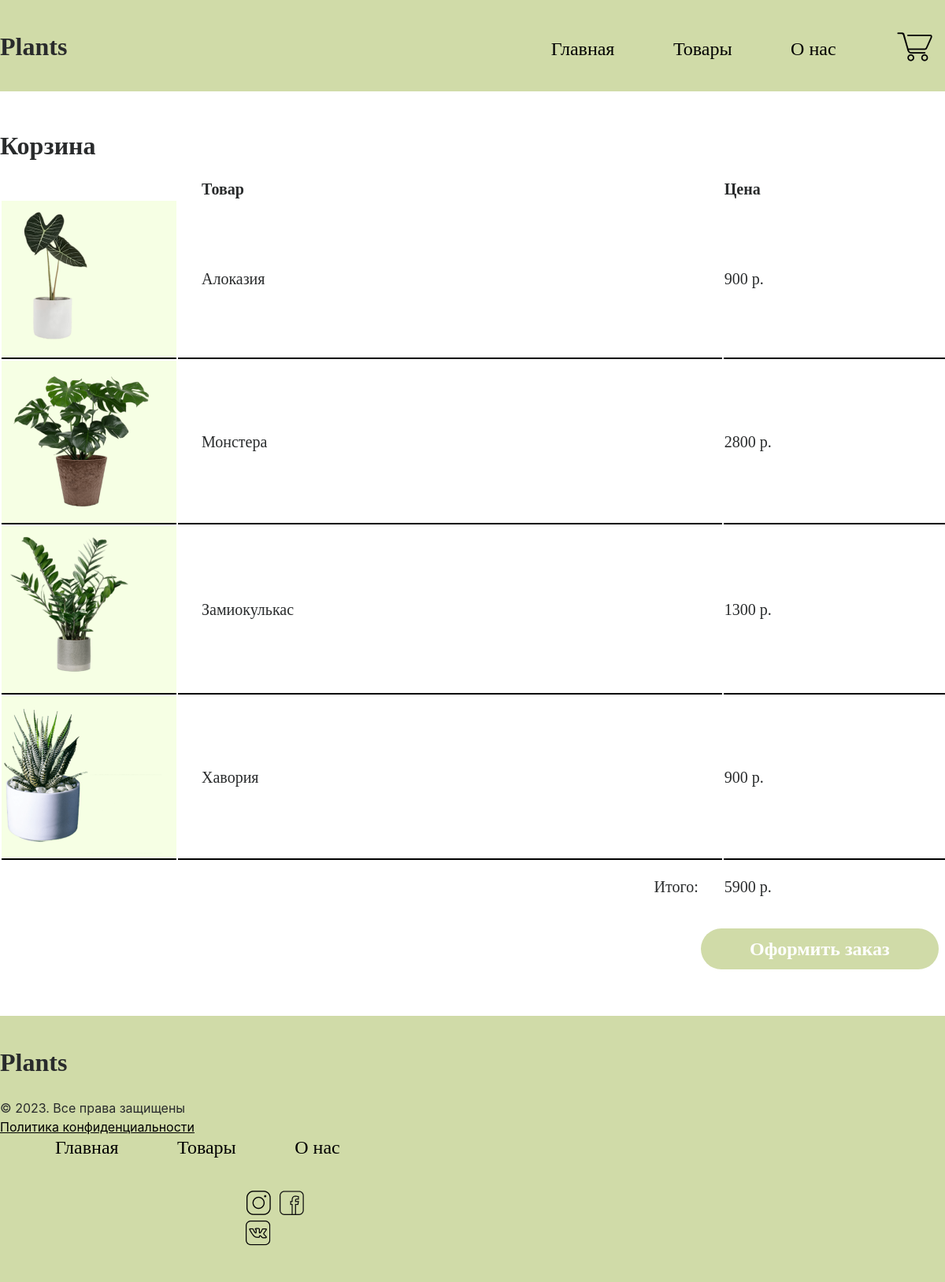
The page /order/ on the database its author committed.
### sednina_app/models.py (models this page shows, shortened)
class Order(models.Model):
    category = models.CharField(max_length=50)
    price = models.IntegerField()
    image = models.CharField(max_length=50)
    title = models.CharField(max_length=50)

### sednina_app/views.py (the view)
# urls.py: path('order/', views.order, name='order'),
def order(request):
    total_order = 0
    order = Order.objects.all()
    for product in order:
        total_order += product.price
    return render(request, 'order.html', {'order' : order, "total_order":total_order})

### sednina_app/templates/order.html (shortened to what this page needs)
<!DOCTYPE html>
<html lang="en">
<head>
    {% load static %}
    <link rel="stylesheet" href="{% static '/css/order.css' %}">
</head>
<body>
    <header>
        <div class="container">
            <div class="logo">
                <h2>Plants</h2>
            </div>
            <div class="navigation">
                <a class="navigation-item" href="{% url 'home' %}">Главная</a>
                <a class="navigation-item" href="{% url 'products' %}">Товары</a>
                <a class="navigation-item" href="{% url 'about' %}">О нас</a>
                <a class="navigation-item" href="{% url 'order' %}">
                    <img src="/static/img/image 1.png" alt="image 1">
                </a>
            </div>
        </div>
    </header>
    <section class="order">
        <div class="container">
            <h2 class="order-title">Корзина</h2>
            <table class="order-table">
                <tr>
                    <td></td>
                    <td class="product-title"><b>Товар</b></td>
                    <td class="product-price"><b>Цена</b></td>
                </tr>
                {% if order %}
                    {% for product in order %}
                        <tr>
                            <td class="product order-image"><img src="/static/img/products/{{product.image}}.png" alt="{{product.image}}"></td>
                            <td class="product product-title">{{product.title}}</td>
                            <td class="product product-price">{{product.price}} р.</td>
                        </tr>
                    {% endfor %}
                {% endif %}
                <tr>
                    <td></td>
                    <td class="total-text">Итого:</td>
                    <td class="total">{{total_order}} р.</td>
                </tr>
            </table>
            <div class="order-btn">
                <a href="#openModal">Оформить заказ</a>
            </div>
        </div>
    </section>
    <footer>
        <div class="container">
            <div class="logo">
                <h2>Plants</h2>
                <span>© 2023. Все права защищены<br>
                    <a href="#">Политика конфиденциальности</a>
                </span>
            </div>
            <div class="navigation">
                <a class="navigation-item" href="{% url 'home' %}">Главная</a>
                <a class="navigation-item" href="{% url 'products' %}">Товары</a>
                <a class="navigation-item" href="{% url 'about' %}">О нас</a>
                <div class="navigation-msgs">
                    <a href="#"><img class="navigation-msgs-item" src="/static/img/msg_1.png" alt="msg_1"></a>
                    <a href="#"><img class="navigation-msgs-item" src="/static/img/msg_2.png" alt="msg_2"></a>
                    <a href="#"><img class="navigation-msgs-item" src="/static/img/msg_3.png" alt="msg_3.png"></a>
                </div>
            </div>
        </div>
    </footer>
</body>
</html>

### static/css/order.css (style rules this page uses)
body { font-family: -apple-system,system-ui,BlinkMacSystemFont,"Segoe UI",Roboto,"Helvetica Neue",Arial,sans-serif; font-size: 16px; font-weight: 400; line-height: 1.5; color: #292b2c; background-color: #fff; }
body { margin: 0; }
.container { width: 1210px; margin: auto; }
header { background-color: #D0DBA8; padding-top: 20px; padding-bottom: 10px; }
footer { padding-bottom: 40px; padding-top: 20px; background-color: #D0DBA8; }
.logo { display: inline-block; margin-right: 540px; padding-top: 20px; }
.logo h2 { font-family: 'Montserrat'; font-style: normal; font-weight: 600; font-size: 32px; line-height: 39px; margin-top: 0; }
.navigation { display: inline-block; }
.navigation-item { font-family: 'Montserrat'; font-style: normal; font-weight: 400; font-size: 24px; line-height: 29px; display: inline-block; text-decoration: none; color: black; margin-left: 70px; margin-top: 0; }
.navigation-item img { width: 50px; margin-right: 0; transform: translateY(10px); }
.logo span a { color: black; }
.navigation-msgs { margin-top: 40px; width: 120px; margin-right: 0; margin-left: auto; }
.navigation-msgs-item { margin-right: 5px; }
.order-table { width: 100%; font-family: 'Montserrat'; font-style: normal; font-weight: 500; font-size: 20px; line-height: 24px; }
.order { padding-bottom: 70px; }
.order-title { font-family: 'Montserrat'; font-style: normal; font-weight: 600; font-size: 32px; line-height: 39px; margin: 0; margin-top: 50px; margin-bottom: 20px; }
.order-image { background: #F6FFE4; width: 220px; margin-right: 20px; margin-top: 40px; }
.product-title { padding-left: 30px; }
.total-text { text-align: right; padding-right: 30px; padding-top: 20px; }
.total { padding-top: 20px; }
.product { border-bottom: 2px solid black; }
.order-btn { width: 320px; margin-right: 0; margin-left: auto; margin-top: 50px; }
.order-btn a { background: #D0DBA8; border-radius: 65px; font-family: 'Montserrat'; font-style: normal; font-weight: 600; font-size: 24px; line-height: 29px; color: #FFFFFF; padding: 13px 62px 13px 62px; text-decoration: none; }

### rows shown on the page
Order: shows a picture, title "Алоказия", price "900"
Order: shows a picture, title "Монстера", price "2800"
Order: shows a picture, title "Замиокулькас", price "1300"
Order: shows a picture, title "Хавория", price "900"

### other values the page prints
{{ total_order }} "5900"
